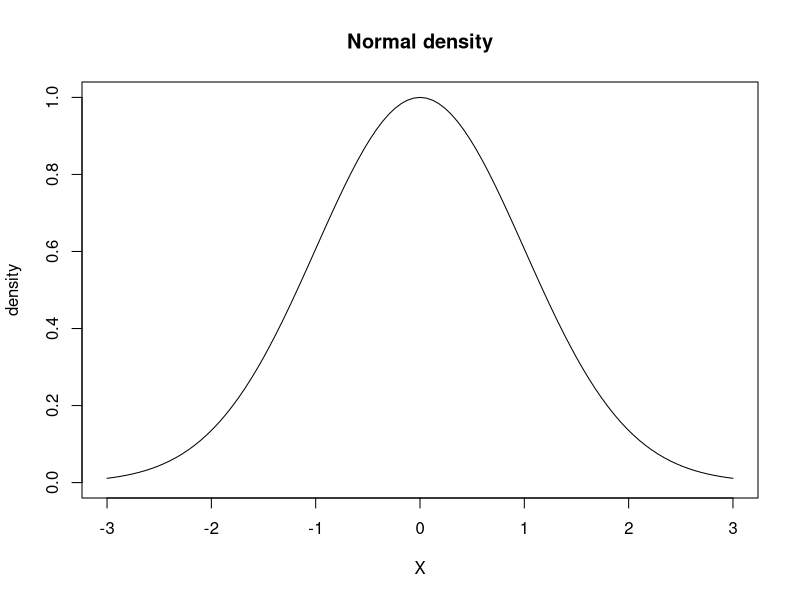
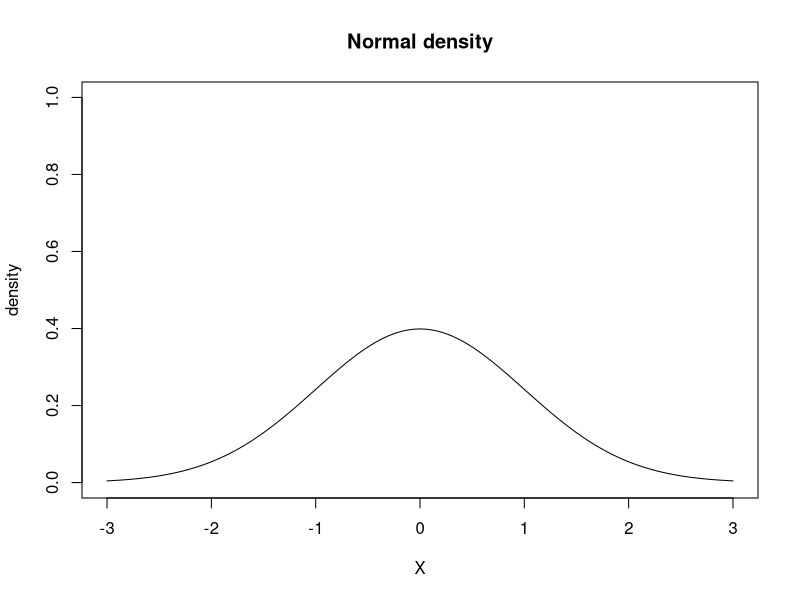

Write R code to recreate these figures, in order.
## ---- chunk 1
knitr::opts_chunk$set(echo = FALSE)
## ---- chunk 2
normkernel<-function(x,mu=0,sigma=1){
  exp((-(x-mu)^2/(2*(sigma^2))))
}

x<-seq(-10,10,by=0.01)

plot(function(x) normkernel(x), -3, 3,
      main = "Normal density",ylim=c(0,1),
              ylab="density",xlab="X")
## ---- chunk 3
norm<-function(x,mu=0,sigma=1){
  (1/sqrt(2*pi*(sigma^2))) * exp((-(x-mu)^2/(2*(sigma^2))))
}

x<-seq(-10,10,by=0.01)

plot(function(x) norm(x), -3, 3,
      main = "Normal density",ylim=c(0,1),
              ylab="density",xlab="X")
## ---- chunk 4
x<-rnorm(10)
## ---- chunk 5
mean(x)
var(x)
